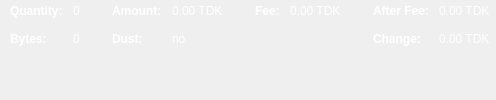
         <widget class="QWidget" name="widgetCoinControl" native="true">
          <property name="sizePolicy">
           <sizepolicy hsizetype="Preferred" vsizetype="Preferred">
            <horstretch>0</horstretch>
            <verstretch>0</verstretch>
           </sizepolicy>
          </property>
          <property name="minimumSize">
           <size>
            <width>0</width>
            <height>0</height>
           </size>
          </property>
          <property name="styleSheet">
           <string notr="true"/>
          </property>
          <layout class="QHBoxLayout" name="horizontalLayoutCoinControl5">
           <property name="leftMargin">
            <number>0</number>
           </property>
           <property name="topMargin">
            <number>0</number>
           </property>
           <property name="rightMargin">
            <number>0</number>
           </property>
           <property name="bottomMargin">
            <number>0</number>
           </property>
           <item>
            <layout class="QHBoxLayout" name="horizontalLayoutCoinControl3" stretch="0,0,0,1">
             <property name="spacing">
              <number>20</number>
             </property>
             <property name="topMargin">
              <number>0</number>
             </property>
             <property name="bottomMargin">
              <number>10</number>
             </property>
             <item>
              <layout class="QFormLayout" name="formLayoutCoinControl1">
               <property name="horizontalSpacing">
                <number>10</number>
               </property>
               <property name="verticalSpacing">
                <number>14</number>
               </property>
               <property name="leftMargin">
                <number>10</number>
               </property>
               <property name="topMargin">
                <number>4</number>
               </property>
               <property name="rightMargin">
                <number>6</number>
               </property>
               <item row="0" column="0">
                <widget class="QLabel" name="labelCoinControlQuantityText">
                 <property name="palette">
                  <palette>
                   <active>
                    <colorrole role="WindowText">
                     <brush brushstyle="SolidPattern">
                      <color alpha="255">
                       <red>255</red>
                       <green>255</green>
                       <blue>255</blue>
                      </color>
                     </brush>
                    </colorrole>
                   </active>
                   <inactive>
                    <colorrole role="WindowText">
                     <brush brushstyle="SolidPattern">
                      <color alpha="255">
                       <red>255</red>
                       <green>255</green>
                       <blue>255</blue>
                      </color>
                     </brush>
                    </colorrole>
                   </inactive>
                   <disabled>
                    <colorrole role="WindowText">
                     <brush brushstyle="SolidPattern">
                      <color alpha="255">
                       <red>120</red>
                       <green>120</green>
                       <blue>120</blue>
                      </color>
                     </brush>
                    </colorrole>
                   </disabled>
                  </palette>
                 </property>
                 <property name="font">
                  <font>
                   <weight>75</weight>
                   <bold>true</bold>
                  </font>
                 </property>
                 <property name="text">
                  <string>Quantity:</string>
                 </property>
                 <property name="margin">
                  <number>0</number>
                 </property>
                </widget>
               </item>
               <item row="0" column="1">
                <widget class="QLabel" name="labelCoinControlQuantity">
                 <property name="palette">
                  <palette>
                   <active>
                    <colorrole role="WindowText">
                     <brush brushstyle="SolidPattern">
                      <color alpha="255">
                       <red>255</red>
                       <green>255</green>
                       <blue>255</blue>
                      </color>
                     </brush>
                    </colorrole>
                   </active>
                   <inactive>
                    <colorrole role="WindowText">
                     <brush brushstyle="SolidPattern">
                      <color alpha="255">
                       <red>255</red>
                       <green>255</green>
                       <blue>255</blue>
                      </color>
                     </brush>
                    </colorrole>
                   </inactive>
                   <disabled>
                    <colorrole role="WindowText">
                     <brush brushstyle="SolidPattern">
                      <color alpha="255">
                       <red>120</red>
                       <green>120</green>
                       <blue>120</blue>
                      </color>
                     </brush>
                    </colorrole>
                   </disabled>
                  </palette>
                 </property>
                 <property name="cursor">
                  <cursorShape>IBeamCursor</cursorShape>
                 </property>
                 <property name="contextMenuPolicy">
                  <enum>Qt::ActionsContextMenu</enum>
                 </property>
                 <property name="text">
                  <string notr="true">0</string>
                 </property>
                 <property name="margin">
                  <number>0</number>
                 </property>
                 <property name="textInteractionFlags">
                  <set>Qt::LinksAccessibleByMouse|Qt::TextSelectableByKeyboard|Qt::TextSelectableByMouse</set>
                 </property>
                </widget>
               </item>
               <item row="1" column="0">
                <widget class="QLabel" name="labelCoinControlBytesText">
                 <property name="palette">
                  <palette>
                   <active>
                    <colorrole role="WindowText">
                     <brush brushstyle="SolidPattern">
                      <color alpha="255">
                       <red>255</red>
                       <green>255</green>
                       <blue>255</blue>
                      </color>
                     </brush>
                    </colorrole>
                   </active>
                   <inactive>
                    <colorrole role="WindowText">
                     <brush brushstyle="SolidPattern">
                      <color alpha="255">
                       <red>255</red>
                       <green>255</green>
                       <blue>255</blue>
                      </color>
                     </brush>
                    </colorrole>
                   </inactive>
                   <disabled>
                    <colorrole role="WindowText">
                     <brush brushstyle="SolidPattern">
                      <color alpha="255">
                       <red>120</red>
                       <green>120</green>
                       <blue>120</blue>
                      </color>
                     </brush>
                    </colorrole>
                   </disabled>
                  </palette>
                 </property>
                 <property name="font">
                  <font>
                   <weight>75</weight>
                   <bold>true</bold>
                  </font>
                 </property>
                 <property name="text">
                  <string>Bytes:</string>
                 </property>
                </widget>
               </item>
               <item row="1" column="1">
                <widget class="QLabel" name="labelCoinControlBytes">
                 <property name="palette">
                  <palette>
                   <active>
                    <colorrole role="WindowText">
                     <brush brushstyle="SolidPattern">
                      <color alpha="255">
                       <red>255</red>
                       <green>255</green>
                       <blue>255</blue>
                      </color>
                     </brush>
                    </colorrole>
                   </active>
                   <inactive>
                    <colorrole role="WindowText">
                     <brush brushstyle="SolidPattern">
                      <color alpha="255">
                       <red>255</red>
                       <green>255</green>
                       <blue>255</blue>
                      </color>
                     </brush>
                    </colorrole>
                   </inactive>
                   <disabled>
                    <colorrole role="WindowText">
                     <brush brushstyle="SolidPattern">
                      <color alpha="255">
                       <red>120</red>
                       <green>120</green>
                       <blue>120</blue>
                      </color>
                     </brush>
                    </colorrole>
                   </disabled>
                  </palette>
                 </property>
                 <property name="cursor">
                  <cursorShape>IBeamCursor</cursorShape>
                 </property>
                 <property name="contextMenuPolicy">
                  <enum>Qt::ActionsContextMenu</enum>
                 </property>
                 <property name="text">
                  <string notr="true">0</string>
                 </property>
                 <property name="textInteractionFlags">
                  <set>Qt::LinksAccessibleByMouse|Qt::TextSelectableByKeyboard|Qt::TextSelectableByMouse</set>
                 </property>
                </widget>
               </item>
              </layout>
             </item>
             <item>
              <layout class="QFormLayout" name="formLayoutCoinControl2">
               <property name="horizontalSpacing">
                <number>10</number>
               </property>
               <property name="verticalSpacing">
                <number>14</number>
               </property>
               <property name="leftMargin">
                <number>6</number>
               </property>
               <property name="topMargin">
                <number>4</number>
               </property>
               <property name="rightMargin">
                <number>6</number>
               </property>
               <item row="0" column="0">
                <widget class="QLabel" name="labelCoinControlAmountText">
                 <property name="palette">
                  <palette>
                   <active>
                    <colorrole role="WindowText">
                     <brush brushstyle="SolidPattern">
                      <color alpha="255">
                       <red>255</red>
                       <green>255</green>
                       <blue>255</blue>
                      </color>
                     </brush>
                    </colorrole>
                   </active>
                   <inactive>
                    <colorrole role="WindowText">
                     <brush brushstyle="SolidPattern">
                      <color alpha="255">
                       <red>255</red>
                       <green>255</green>
                       <blue>255</blue>
                      </color>
                     </brush>
                    </colorrole>
                   </inactive>
                   <disabled>
                    <colorrole role="WindowText">
                     <brush brushstyle="SolidPattern">
                      <color alpha="255">
                       <red>120</red>
                       <green>120</green>
                       <blue>120</blue>
                      </color>
                     </brush>
                    </colorrole>
                   </disabled>
                  </palette>
                 </property>
                 <property name="font">
                  <font>
                   <weight>75</weight>
                   <bold>true</bold>
                  </font>
                 </property>
                 <property name="text">
                  <string>Amount:</string>
                 </property>
                 <property name="margin">
                  <number>0</number>
                 </property>
                </widget>
               </item>
               <item row="0" column="1">
                <widget class="QLabel" name="labelCoinControlAmount">
                 <property name="palette">
                  <palette>
                   <active>
                    <colorrole role="WindowText">
                     <brush brushstyle="SolidPattern">
                      <color alpha="255">
                       <red>255</red>
                       <green>255</green>
                       <blue>255</blue>
                      </color>
                     </brush>
                    </colorrole>
                   </active>
                   <inactive>
                    <colorrole role="WindowText">
                     <brush brushstyle="SolidPattern">
                      <color alpha="255">
                       <red>255</red>
                       <green>255</green>
                       <blue>255</blue>
                      </color>
                     </brush>
                    </colorrole>
                   </inactive>
                   <disabled>
                    <colorrole role="WindowText">
                     <brush brushstyle="SolidPattern">
                      <color alpha="255">
                       <red>120</red>
                       <green>120</green>
                       <blue>120</blue>
                      </color>
                     </brush>
                    </colorrole>
                   </disabled>
                  </palette>
                 </property>
                 <property name="cursor">
                  <cursorShape>IBeamCursor</cursorShape>
                 </property>
                 <property name="contextMenuPolicy">
                  <enum>Qt::ActionsContextMenu</enum>
                 </property>
                 <property name="text">
                  <string notr="true">0.00 TDK</string>
                 </property>
                 <property name="textInteractionFlags">
                  <set>Qt::LinksAccessibleByMouse|Qt::TextSelectableByKeyboard|Qt::TextSelectableByMouse</set>
                 </property>
                </widget>
               </item>
               <item row="1" column="0">
                <widget class="QLabel" name="labelCoinControlLowOutputText">
                 <property name="palette">
                  <palette>
                   <active>
                    <colorrole role="WindowText">
                     <brush brushstyle="SolidPattern">
                      <color alpha="255">
                       <red>255</red>
                       <green>255</green>
                       <blue>255</blue>
                      </color>
                     </brush>
                    </colorrole>
                   </active>
                   <inactive>
                    <colorrole role="WindowText">
                     <brush brushstyle="SolidPattern">
                      <color alpha="255">
                       <red>255</red>
                       <green>255</green>
                       <blue>255</blue>
                      </color>
                     </brush>
                    </colorrole>
                   </inactive>
                   <disabled>
                    <colorrole role="WindowText">
                     <brush brushstyle="SolidPattern">
                      <color alpha="255">
                       <red>120</red>
                       <green>120</green>
                       <blue>120</blue>
                      </color>
                     </brush>
                    </colorrole>
                   </disabled>
                  </palette>
                 </property>
                 <property name="font">
                  <font>
                   <weight>75</weight>
                   <bold>true</bold>
                  </font>
                 </property>
                 <property name="text">
                  <string>Dust:</string>
                 </property>
                </widget>
               </item>
               <item row="1" column="1">
                <widget class="QLabel" name="labelCoinControlLowOutput">
                 <property name="palette">
                  <palette>
                   <active>
                    <colorrole role="WindowText">
                     <brush brushstyle="SolidPattern">
                      <color alpha="255">
                       <red>255</red>
                       <green>255</green>
                       <blue>255</blue>
                      </color>
                     </brush>
                    </colorrole>
                   </active>
                   <inactive>
                    <colorrole role="WindowText">
                     <brush brushstyle="SolidPattern">
                      <color alpha="255">
                       <red>255</red>
                       <green>255</green>
                       <blue>255</blue>
                      </color>
                     </brush>
                    </colorrole>
                   </inactive>
                   <disabled>
                    <colorrole role="WindowText">
                     <brush brushstyle="SolidPattern">
                      <color alpha="255">
                       <red>120</red>
                       <green>120</green>
                       <blue>120</blue>
                      </color>
                     </brush>
                    </colorrole>
                   </disabled>
                  </palette>
                 </property>
                 <property name="cursor">
                  <cursorShape>IBeamCursor</cursorShape>
                 </property>
                 <property name="contextMenuPolicy">
                  <enum>Qt::ActionsContextMenu</enum>
                 </property>
                 <property name="text">
                  <string notr="true">no</string>
                 </property>
                 <property name="textInteractionFlags">
                  <set>Qt::LinksAccessibleByMouse|Qt::TextSelectableByKeyboard|Qt::TextSelectableByMouse</set>
                 </property>
                </widget>
               </item>
              </layout>
             </item>
             <item>
              <layout class="QFormLayout" name="formLayoutCoinControl3">
               <property name="horizontalSpacing">
                <number>10</number>
               </property>
               <property name="verticalSpacing">
                <number>14</number>
               </property>
               <property name="leftMargin">
                <number>6</number>
               </property>
               <property name="topMargin">
                <number>4</number>
               </property>
               <property name="rightMargin">
                <number>6</number>
               </property>
               <item row="0" column="0">
                <widget class="QLabel" name="labelCoinControlFeeText">
                 <property name="palette">
                  <palette>
                   <active>
                    <colorrole role="WindowText">
                     <brush brushstyle="SolidPattern">
                      <color alpha="255">
                       <red>255</red>
                       <green>255</green>
                       <blue>255</blue>
                      </color>
                     </brush>
                    </colorrole>
                   </active>
                   <inactive>
                    <colorrole role="WindowText">
                     <brush brushstyle="SolidPattern">
                      <color alpha="255">
                       <red>255</red>
                       <green>255</green>
                       <blue>255</blue>
                      </color>
                     </brush>
                    </colorrole>
                   </inactive>
                   <disabled>
                    <colorrole role="WindowText">
                     <brush brushstyle="SolidPattern">
                      <color alpha="255">
                       <red>120</red>
                       <green>120</green>
                       <blue>120</blue>
                      </color>
                     </brush>
                    </colorrole>
                   </disabled>
                  </palette>
                 </property>
                 <property name="font">
                  <font>
                   <weight>75</weight>
                   <bold>true</bold>
                  </font>
                 </property>
                 <property name="text">
                  <string>Fee:</string>
                 </property>
                 <property name="margin">
                  <number>0</number>
                 </property>
                </widget>
               </item>
               <item row="0" column="1">
                <widget class="QLabel" name="labelCoinControlFee">
                 <property name="palette">
                  <palette>
                   <active>
                    <colorrole role="WindowText">
                     <brush brushstyle="SolidPattern">
                      <color alpha="255">
                       <red>255</red>
                       <green>255</green>
                       <blue>255</blue>
                      </color>
                     </brush>
                    </colorrole>
                   </active>
                   <inactive>
                    <colorrole role="WindowText">
                     <brush brushstyle="SolidPattern">
                      <color alpha="255">
                       <red>255</red>
                       <green>255</green>
                       <blue>255</blue>
                      </color>
                     </brush>
                    </colorrole>
                   </inactive>
                   <disabled>
                    <colorrole role="WindowText">
                     <brush brushstyle="SolidPattern">
                      <color alpha="255">
                       <red>120</red>
                       <green>120</green>
                       <blue>120</blue>
                      </color>
                     </brush>
                    </colorrole>
                   </disabled>
                  </palette>
                 </property>
                 <property name="cursor">
                  <cursorShape>IBeamCursor</cursorShape>
                 </property>
                 <property name="contextMenuPolicy">
                  <enum>Qt::ActionsContextMenu</enum>
                 </property>
                 <property name="text">
                  <string notr="true">0.00 TDK</string>
                 </property>
                 <property name="textInteractionFlags">
                  <set>Qt::LinksAccessibleByMouse|Qt::TextSelectableByKeyboard|Qt::TextSelectableByMouse</set>
                 </property>
                </widget>
               </item>
              </layout>
             </item>
             <item>
              <layout class="QFormLayout" name="formLayoutCoinControl4">
               <property name="horizontalSpacing">
                <number>10</number>
               </property>
               <property name="verticalSpacing">
                <number>14</number>
               </property>
               <property name="leftMargin">
                <number>6</number>
               </property>
               <property name="topMargin">
                <number>4</number>
               </property>
               <property name="rightMargin">
                <number>6</number>
               </property>
               <item row="0" column="0">
                <widget class="QLabel" name="labelCoinControlAfterFeeText">
                 <property name="palette">
                  <palette>
                   <active>
                    <colorrole role="WindowText">
                     <brush brushstyle="SolidPattern">
                      <color alpha="255">
                       <red>255</red>
                       <green>255</green>
                       <blue>255</blue>
                      </color>
                     </brush>
                    </colorrole>
                   </active>
                   <inactive>
                    <colorrole role="WindowText">
                     <brush brushstyle="SolidPattern">
                      <color alpha="255">
                       <red>255</red>
                       <green>255</green>
                       <blue>255</blue>
                      </color>
                     </brush>
                    </colorrole>
                   </inactive>
                   <disabled>
                    <colorrole role="WindowText">
                     <brush brushstyle="SolidPattern">
                      <color alpha="255">
                       <red>120</red>
                       <green>120</green>
                       <blue>120</blue>
                      </color>
                     </brush>
                    </colorrole>
                   </disabled>
                  </palette>
                 </property>
                 <property name="font">
                  <font>
                   <weight>75</weight>
                   <bold>true</bold>
                  </font>
                 </property>
                 <property name="text">
                  <string>After Fee:</string>
                 </property>
                 <property name="margin">
                  <number>0</number>
                 </property>
                </widget>
               </item>
               <item row="0" column="1">
                <widget class="QLabel" name="labelCoinControlAfterFee">
                 <property name="palette">
                  <palette>
                   <active>
                    <colorrole role="WindowText">
                     <brush brushstyle="SolidPattern">
                      <color alpha="255">
                       <red>255</red>
                       <green>255</green>
                       <blue>255</blue>
                      </color>
                     </brush>
                    </colorrole>
                   </active>
                   <inactive>
                    <colorrole role="WindowText">
                     <brush brushstyle="SolidPattern">
                      <color alpha="255">
                       <red>255</red>
                       <green>255</green>
                       <blue>255</blue>
                      </color>
                     </brush>
                    </colorrole>
                   </inactive>
                   <disabled>
                    <colorrole role="WindowText">
                     <brush brushstyle="SolidPattern">
                      <color alpha="255">
                       <red>120</red>
                       <green>120</green>
                       <blue>120</blue>
                      </color>
                     </brush>
                    </colorrole>
                   </disabled>
                  </palette>
                 </property>
                 <property name="cursor">
                  <cursorShape>IBeamCursor</cursorShape>
                 </property>
                 <property name="contextMenuPolicy">
                  <enum>Qt::ActionsContextMenu</enum>
                 </property>
                 <property name="text">
                  <string notr="true">0.00 TDK</string>
                 </property>
                 <property name="textInteractionFlags">
                  <set>Qt::LinksAccessibleByMouse|Qt::TextSelectableByKeyboard|Qt::TextSelectableByMouse</set>
                 </property>
                </widget>
               </item>
               <item row="1" column="0">
                <widget class="QLabel" name="labelCoinControlChangeText">
                 <property name="palette">
                  <palette>
                   <active>
                    <colorrole role="WindowText">
                     <brush brushstyle="SolidPattern">
                      <color alpha="255">
                       <red>255</red>
                       <green>255</green>
                       <blue>255</blue>
                      </color>
                     </brush>
                    </colorrole>
                   </active>
                   <inactive>
                    <colorrole role="WindowText">
                     <brush brushstyle="SolidPattern">
                      <color alpha="255">
                       <red>255</red>
                       <green>255</green>
                       <blue>255</blue>
                      </color>
                     </brush>
                    </colorrole>
                   </inactive>
                   <disabled>
                    <colorrole role="WindowText">
                     <brush brushstyle="SolidPattern">
                      <color alpha="255">
                       <red>120</red>
                       <green>120</green>
                       <blue>120</blue>
                      </color>
                     </brush>
                    </colorrole>
                   </disabled>
                  </palette>
                 </property>
                 <property name="font">
                  <font>
                   <weight>75</weight>
                   <bold>true</bold>
                  </font>
                 </property>
                 <property name="text">
                  <string>Change:</string>
                 </property>
                </widget>
               </item>
               <item row="1" column="1">
                <widget class="QLabel" name="labelCoinControlChange">
                 <property name="palette">
                  <palette>
                   <active>
                    <colorrole role="WindowText">
                     <brush brushstyle="SolidPattern">
                      <color alpha="255">
                       <red>255</red>
                       <green>255</green>
                       <blue>255</blue>
                      </color>
                     </brush>
                    </colorrole>
                   </active>
                   <inactive>
                    <colorrole role="WindowText">
                     <brush brushstyle="SolidPattern">
                      <color alpha="255">
                       <red>255</red>
                       <green>255</green>
                       <blue>255</blue>
                      </color>
                     </brush>
                    </colorrole>
                   </inactive>
                   <disabled>
                    <colorrole role="WindowText">
                     <brush brushstyle="SolidPattern">
                      <color alpha="255">
                       <red>120</red>
                       <green>120</green>
                       <blue>120</blue>
                      </color>
                     </brush>
                    </colorrole>
                   </disabled>
                  </palette>
                 </property>
                 <property name="cursor">
                  <cursorShape>IBeamCursor</cursorShape>
                 </property>
                 <property name="contextMenuPolicy">
                  <enum>Qt::ActionsContextMenu</enum>
                 </property>
                 <property name="text">
                  <string notr="true">0.00 TDK</string>
                 </property>
                 <property name="textInteractionFlags">
                  <set>Qt::LinksAccessibleByMouse|Qt::TextSelectableByKeyboard|Qt::TextSelectableByMouse</set>
                 </property>
                </widget>
               </item>
              </layout>
             </item>
            </layout>
           </item>
          </layout>
         </widget>
